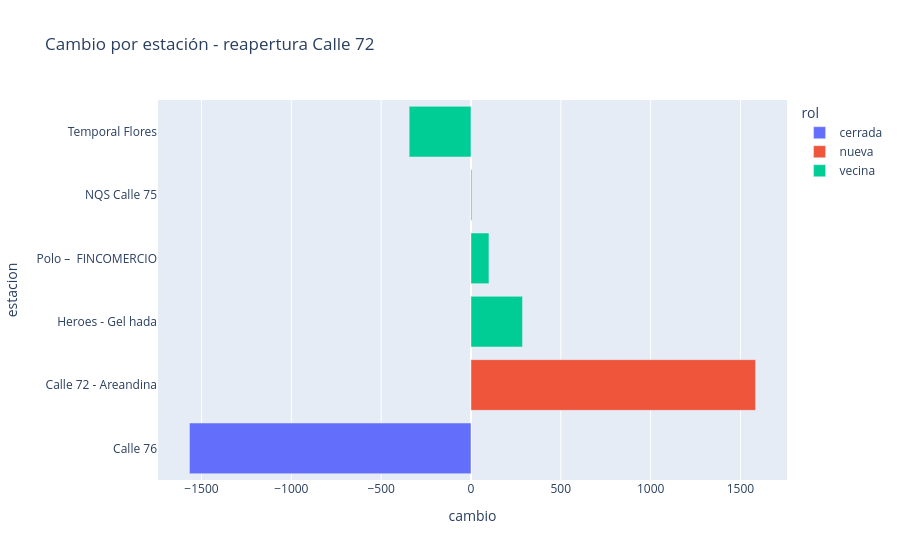

Notebook cell for this chart:
### Code cell
px.bar(cambio72,x="cambio",y="estacion",color="rol",orientation="h",title="Cambio por estación - reapertura Calle 72")

### Figure 1 — Plotly figure (JSON) as saved in the notebook; plotly's stock layout.template omitted (floating-point values rounded to 4 significant figures)
{"data": [{"hovertemplate": "rol=cerrada<br>cambio=%{x}<br>estacion=%{y}<extra></extra>", "legendgroup": "cerrada", "marker": {"color": "#636efa", "pattern": {"shape": ""}}, "name": "cerrada", "orientation": "h", "showlegend": true, "textposition": "auto", "type": "bar", "x": [-1567.0], "xaxis": "x", "y": ["Calle 76"], "yaxis": "y"}, {"hovertemplate": "rol=nueva<br>cambio=%{x}<br>estacion=%{y}<extra></extra>", "legendgroup": "nueva", "marker": {"color": "#EF553B", "pattern": {"shape": ""}}, "name": "nueva", "orientation": "h", "showlegend": true, "textposition": "auto", "type": "bar", "x": [1584.0], "xaxis": "x", "y": ["Calle 72 - Areandina"], "yaxis": "y"}, {"hovertemplate": "rol=vecina<br>cambio=%{x}<br>estacion=%{y}<extra></extra>", "legendgroup": "vecina", "marker": {"color": "#00cc96", "pattern": {"shape": ""}}, "name": "vecina", "orientation": "h", "showlegend": true, "textposition": "auto", "type": "bar", "x": [287.0, 100.0, 5.0, -344.0], "xaxis": "x", "y": ["Heroes - Gel hada", "Polo –  FINCOMERCIO", "NQS Calle 75", "Temporal Flores"], "yaxis": "y"}], "layout": {"barmode": "relative", "legend": {"title": {"text": "rol"}, "tracegroupgap": 0}, "title": {"text": "Cambio por estación - reapertura Calle 72"}, "xaxis": {"anchor": "y", "domain": [0, 1], "title": {"text": "cambio"}}, "yaxis": {"anchor": "x", "domain": [0, 1], "title": {"text": "estacion"}}}}
